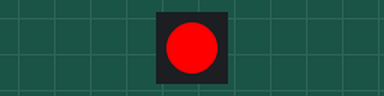
The sketch below on a simulated Arduino Uno, built with avr-gcc and run on an emulated ATmega328P. On the bench: 1 RGB LEDs in strip order, left to right. Dim RGB values are drawn brighter than linear.

Above: at 0.2 s.
At 1.2 s:
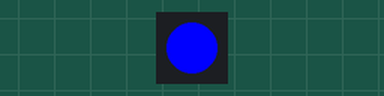
At 2.7 s:
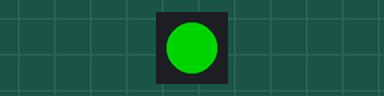
At 3.7 s:
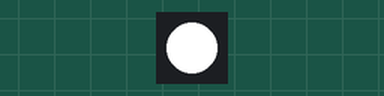
Timing chart, 0 to 4.6 s (numbered marks = the images above):
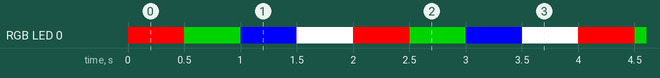

The sketch:

LED_DISPLAY.ino
```cpp
#include <Adafruit_NeoPixel.h>
#define LED_PIN 10

#define LED_COUNT 1

Adafruit_NeoPixel pixels(LED_COUNT, LED_PIN, NEO_GRB + NEO_KHZ800);
#define DELAYVAL 500

void setup() {
  pixels.begin();
  pixels.clear();
}

void loop() {
  pixels.clear();
  pixels.setPixelColor(0, pixels.Color(255, 0, 0));
  pixels.show();
  delay(DELAYVAL);
  pixels.setPixelColor(0, pixels.Color(0, 128, 0));
  pixels.show();
  delay(DELAYVAL);
  pixels.setPixelColor(0, pixels.Color(0, 0, 255));
  pixels.show();
  delay(DELAYVAL);
  pixels.setPixelColor(0, pixels.Color(255, 255, 255));
  pixels.show();
  delay(DELAYVAL);

}
```

Measured:
- by itself, RGB LED 0: repeats every 2.0 s: RGB(0, 128, 0) 0.50 s, RGB(0, 0, 255) 0.50 s, RGB(255, 255, 255) 0.50 s, RGB(255, 0, 0) 0.50 s
- by itself, everything shown: repeats every 2.0 s, in 4 steps
